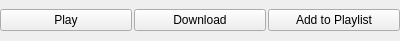
<?xml version="1.0" encoding="UTF-8"?>
<ui version="4.0">
 <class>EpisodeControlWidget</class>
 <widget class="QWidget" name="EpisodeControlWidget">
  <property name="geometry">
   <rect>
    <x>0</x>
    <y>0</y>
    <width>400</width>
    <height>41</height>
   </rect>
  </property>
  <property name="windowTitle">
   <string>EpisodeControlWidget</string>
  </property>
  <layout class="QHBoxLayout" name="horizontalLayout">
   <property name="spacing">
    <number>2</number>
   </property>
   <property name="leftMargin">
    <number>0</number>
   </property>
   <property name="topMargin">
    <number>0</number>
   </property>
   <property name="rightMargin">
    <number>0</number>
   </property>
   <property name="bottomMargin">
    <number>0</number>
   </property>
   <item>
    <widget class="QPushButton" name="playButton">
     <property name="text">
      <string>Play</string>
     </property>
    </widget>
   </item>
   <item>
    <widget class="QPushButton" name="downloadButton">
     <property name="text">
      <string>Download</string>
     </property>
    </widget>
   </item>
   <item>
    <widget class="QPushButton" name="addToPlaylistButton">
     <property name="text">
      <string>Add to Playlist</string>
     </property>
    </widget>
   </item>
  </layout>
 </widget>
 <layoutdefault spacing="6" margin="11"/>
 <resources/>
 <connections/>
</ui>
